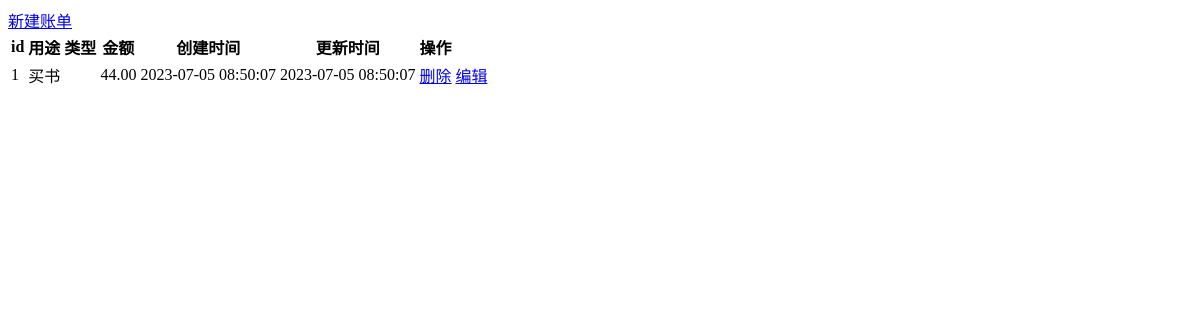
The app's page /, older data.
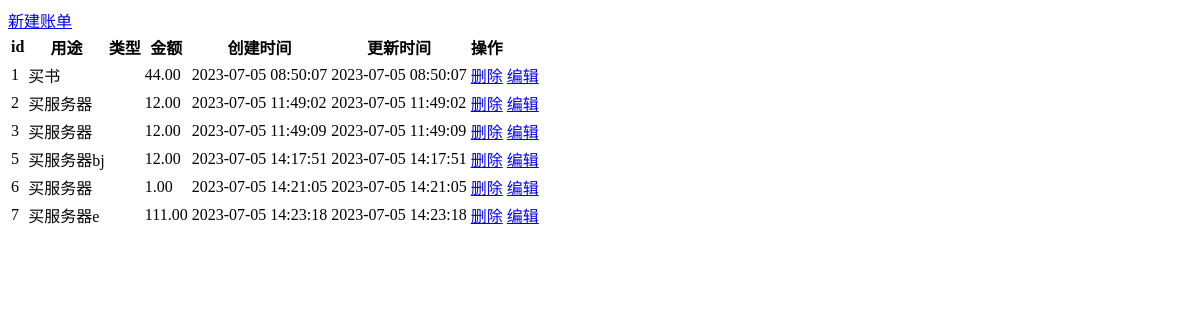
The same page, newer data.
### app/models.py (models this page shows, shortened)
class Statement(models.Model):
    CHOICES = [
        (0, '收入'),
        (1, '支出')
    ]
    id = models.AutoField(primary_key=True)
    usage = models.CharField(max_length=100)
    type = models.IntegerField(choices=CHOICES)
    amount = models.DecimalField(max_digits=10, decimal_places=2, validators=[MinValueValidator(1)])
    ctime = models.DateTimeField(auto_now_add=True)
    mtime = models.DateTimeField(auto_now=True)

### app/views.py (the view)
# urls.py: path('', views.index, name='index'),
def index(request):
    list = Statement.objects.all()
    return render(request, 'index.html', {'list': list})

### app/templates/index.html
<div><a href="{% url 'save' %}">新建账单</a></div>
<table>
    <thead>
    <tr>
        <th>id</th>
        <th>用途</th>
        <th>类型</th>
        <th>金额</th>
        <th>创建时间</th>
        <th>更新时间</th>
        <th>操作</th>
    </tr>
    </thead>
    <tbody>
    {% for model in list %}
    <tr>
        <td>{{ model.id }}</td>
        <td>{{ model.usage }}</td>
        <td>{{ model.type_str }}</td>
        <td>{{ model.amount }}</td>
        <td>{{ model.ctime|date:'Y-m-d' }} {{ model.ctime|time:'H:i:s' }}</td>
        <td>{{ model.mtime|date:'Y-m-d' }} {{ model.mtime|time:'H:i:s' }}</td>
        <td>
            <a href="{% url 'delete' model.id %}">删除</a>
        </td>
        <td>
            <a href="{% url 'save' model.id %}">编辑</a>
        </td>
    </tr>
    {% empty %}
    暂无数据
    {% endfor %}
    </tbody>
</table>

Row changes from the older to the newer data that the page shows:
added Statement: id "2", usage "买服务器", amount "12.00", ctime "2023-07-05", ctime "11:49:02", mtime "2023-07-05", mtime "11:49:02"
added Statement: id "3", usage "买服务器", amount "12.00", ctime "2023-07-05", ctime "11:49:09", mtime "2023-07-05", mtime "11:49:09"
added Statement: id "5", usage "买服务器bj", amount "12.00", ctime "2023-07-05", ctime "14:17:51", mtime "2023-07-05", mtime "14:17:51"
added Statement: id "6", usage "买服务器", amount "1.00", ctime "2023-07-05", ctime "14:21:05", mtime "2023-07-05", mtime "14:21:05"
added Statement: id "7", usage "买服务器e", amount "111.00", ctime "2023-07-05", ctime "14:23:18", mtime "2023-07-05", mtime "14:23:18"
